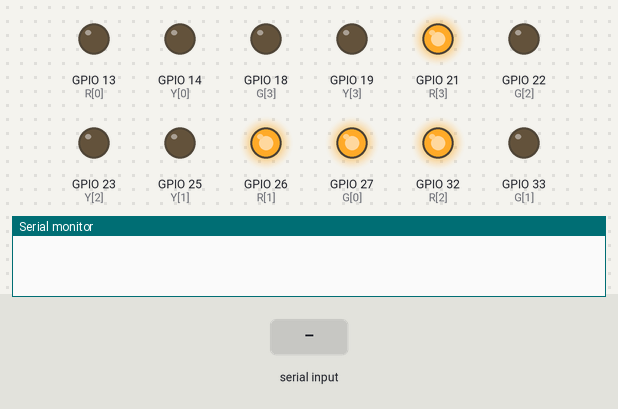
This sketch was run on a simulated ESP32. Parts: output pins drawn as LEDs (lit = HIGH), the last lines printed to the serial monitor. The inputs (shaded band) are chosen by the test bench.

Above: at 1.2 s.
1.3 s: "2" received over Serial
At 1.6 s:
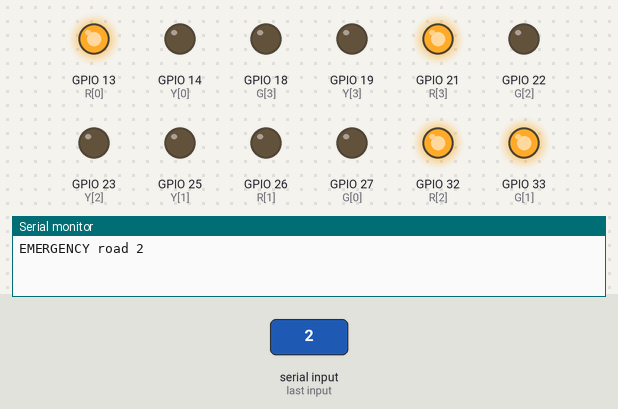
2.8 s: "1" received over Serial
At 4.0 s:
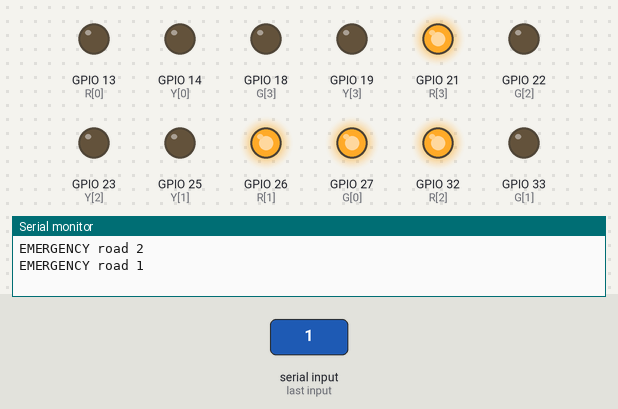
4.3 s: "0" received over Serial
At 10.2 s:
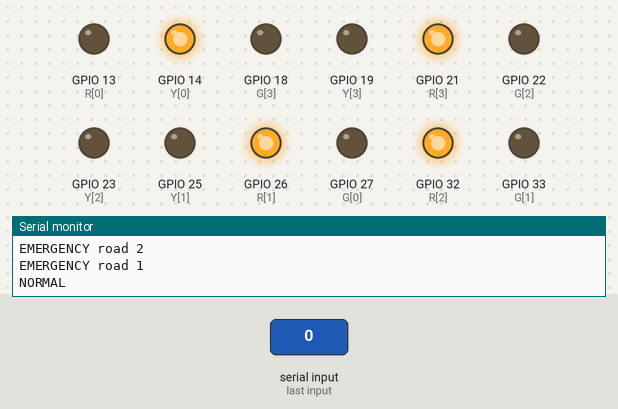
Timing chart, 0 to 18.8 s (numbered marks = the images above; inputs shaded):
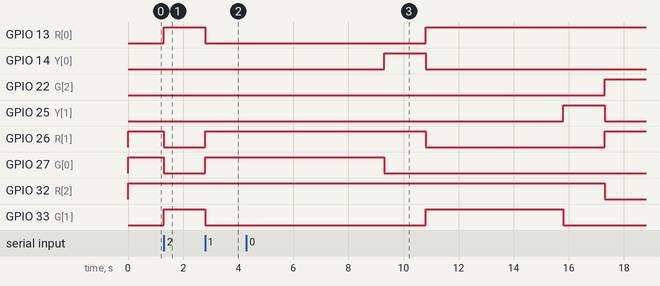

The sketch:

esp32.ino
```cpp
// AutoSignal - ESP32 4-road traffic controller (Serial / UART)
// Commands from Python (one character):
//   '1'..'4' -> ambulance on that road: it gets GREEN, all others RED
//   '0'      -> back to normal cycle
// If no ambulance command arrives for EMERGENCY_TIMEOUT ms, it returns to normal (fail-safe).

const int R[4] = {13, 26, 32, 21};   // red pins   (Road 1..4)
const int Y[4] = {14, 25, 23, 19};   // yellow pins
const int G[4] = {27, 33, 22, 18};   // green pins

const unsigned long GREEN_MS = 5000, YELLOW_MS = 1500, EMERGENCY_TIMEOUT = 10000;

int emergencyRoad = -1;              // -1 = normal mode
int current = 0;                     // road currently served in normal mode
bool yellowPhase = false;
unsigned long phaseStart = 0, lastCmd = 0;

void allRed() {
  for (int i = 0; i < 4; i++) {
    digitalWrite(R[i], HIGH); digitalWrite(Y[i], LOW); digitalWrite(G[i], LOW);
  }
}

void show(int road, bool yellow) {
  allRed();
  digitalWrite(R[road], LOW);
  digitalWrite(yellow ? Y[road] : G[road], HIGH);
}

void setup() {
  Serial.begin(115200);
  for (int i = 0; i < 4; i++) { pinMode(R[i], OUTPUT); pinMode(Y[i], OUTPUT); pinMode(G[i], OUTPUT); }
  show(0, false);
  phaseStart = millis();
}

void loop() {
  // 1) read command from Python
  while (Serial.available()) {
    char c = Serial.read();
    if (c >= '1' && c <= '4') {
      emergencyRoad = c - '1';
      lastCmd = millis();
      show(emergencyRoad, false);
      Serial.println("EMERGENCY road " + String(emergencyRoad + 1));
    } else if (c == '0') {
      emergencyRoad = -1;
      phaseStart = millis();
      show(current, false);
      Serial.println("NORMAL");
    }
  }

  // 2) emergency mode: hold green, fail-safe timeout
  if (emergencyRoad >= 0) {
    if (millis() - lastCmd > EMERGENCY_TIMEOUT) {
      emergencyRoad = -1; phaseStart = millis(); show(current, false);
    }
    return;
  }

  // 3) normal cycle
  unsigned long now = millis();
  if (!yellowPhase && now - phaseStart > GREEN_MS) {
    yellowPhase = true; phaseStart = now; show(current, true);
  } else if (yellowPhase && now - phaseStart > YELLOW_MS) {
    yellowPhase = false; phaseStart = now;
    current = (current + 1) % 4; show(current, false);
  }
}
```

Measured:
- after the input at 1.3 s, GPIO 13 (R[0]), GPIO 33 (G[1]): LOW → HIGH at once; GPIO 26 (R[1]), GPIO 27 (G[0]): HIGH → LOW at once
- after the input at 2.8 s, GPIO 13 (R[0]), GPIO 33 (G[1]): HIGH → LOW at once; GPIO 26 (R[1]), GPIO 27 (G[0]): LOW → HIGH at once
- after the input at 4.3 s, GPIO 13 (R[0]): LOW → HIGH after 6.5 s; GPIO 14 (Y[0]): LOW → HIGH after 5.0 s instead of 13.5 s; GPIO 22 (G[2]): LOW → HIGH after 13.0 s; GPIO 25 (Y[1]): LOW → HIGH after 11.5 s, → LOW 1.5 s later; GPIO 26 (R[1]): HIGH → LOW after 6.5 s, → HIGH 6.5 s later
